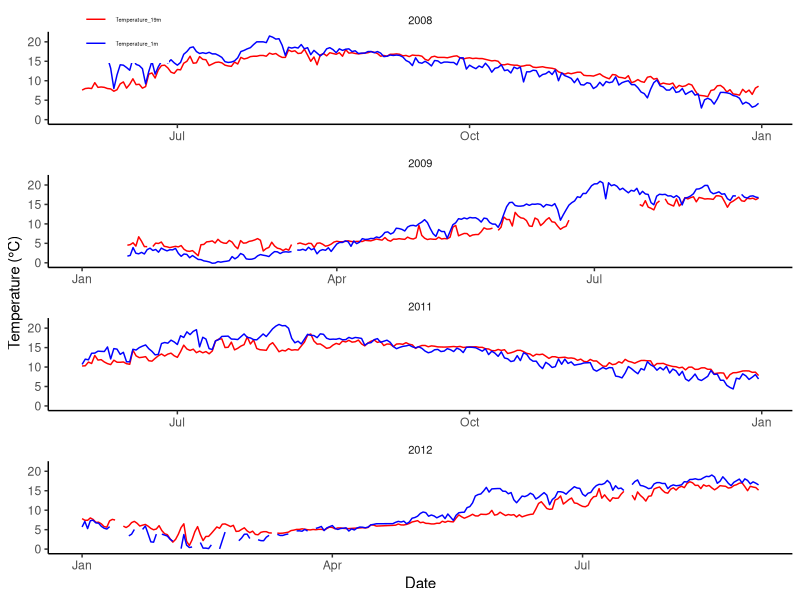

Reproduce this figure in R.
## ---- chunk 1
#| label: Activating functions required in this project

library(here) #for reproducibility of the path of my data
library(readxl) #for importing an excel sheet
library(ggplot2) #for making a figure from the data set
library(tidyverse) #for making the data set workable when making figures 
library(dplyr)
## ---- chunk 2
#| label: Importing data set 

warning=FALSE

data <- read_xlsx(here("cod_data.xlsx"))

# Citation: Freitas, C. et al. (2016) Data. Ecology and Evolution. https://doi.org/10.1002/ece3.1496

## ---- chunk 3
#| label: Tidying the data 

data_long <- data |>
  pivot_longer(cols = starts_with("Temperature"), names_to = "Line", values_to = "Value")
#here, I needed to convert the original data into a long data set to be able to combine both Temperature columns (Temperature_1m and Temperature_19m) into one wihtout loosing their values. I did that to be able to create both lines for temperaturs at 1m and 19m in my following plot, consisting of facets. 

## ---- chunk 4
#| label: Reproduce figure of imported data set 
#| fig-height: 6
#| fig-width: 5
#| fig-cap: Facet plot of raw cited data. Three plots that show the temperatures at 1m (water surface) and 19m during the different months.

ggplot(data_long, aes(x = Date, y = Value, colour = Line)) +
  geom_line() + #getting the lines in my plot 
  facet_wrap(facets = vars(Year), scales = "free_x", ncol = 1) + #making facets for the different years
  labs(y = "Temperature (\u00B0C)", x = "Date") + #setting the labels for x-axis and y-axis 
  theme_classic() + #to get a similar look to the cited data 
  theme(strip.text = element_text(size = 8),
        strip.background = element_blank()) + #removing the facet strips and setting the size 
  theme(legend.position = c(0.1, 1.015), 
  legend.background = element_rect(fill = "white", colour = NA), legend.title = element_text(size =4), legend.text = element_text(size = 4)) + #setting the details for my legend so it becomes more like the legend in the cited paper 
  scale_colour_manual(values=c('red','Blue')) #changing the default colours to the ones chosen in the figure of the cited paper 

